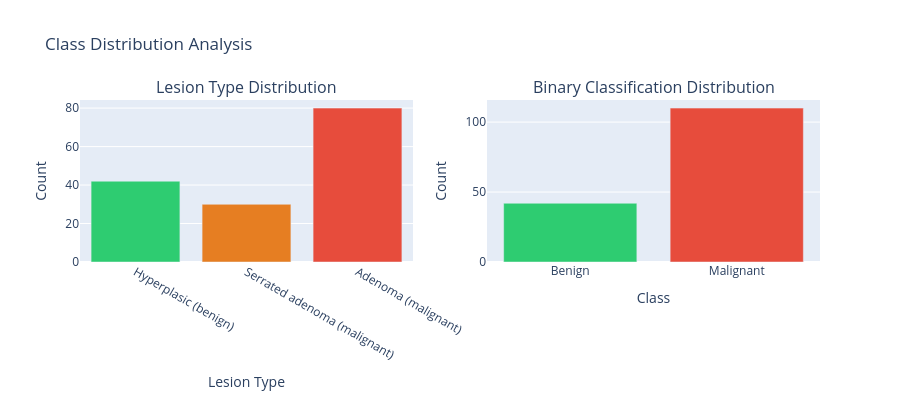

The cell this chart's notebook holds for it:
### Code cell
# Visualize class distribution with Plotly
# Create subplots
fig = make_subplots(
    rows=1,
    cols=2,
    subplot_titles=("Lesion Type Distribution", "Binary Classification Distribution"),
    specs=[[{"type": "bar"}, {"type": "bar"}]],
)

# Plot 1: Lesion types
lesion_labels = {
    1: "Hyperplasic (benign)",
    2: "Serrated adenoma (malignant)",
    3: "Adenoma (malignant)",
}
lesion_counts = pd.Series(lesion_types).value_counts().sort_index()
lesion_names = [lesion_labels[i] for i in lesion_counts.index]
colors_lesion = ["#2ecc71", "#e67e22", "#e74c3c"]

fig.add_trace(
    go.Bar(
        x=lesion_names,
        y=lesion_counts.values,
        marker_color=colors_lesion,
        name="Lesion Type",
    ),
    row=1,
    col=1,
)

# Plot 2: Binary classification
response_labels = {0: "Benign", 1: "Malignant"}
response_counts = df["response"].value_counts().sort_index()
response_names = [response_labels[i] for i in response_counts.index]
colors_binary = ["#2ecc71", "#e74c3c"]

fig.add_trace(
    go.Bar(
        x=response_names,
        y=response_counts.values,
        marker_color=colors_binary,
        name="Binary Class",
    ),
    row=1,
    col=2,
)

# Update layout
fig.update_xaxes(title_text="Lesion Type", row=1, col=1)
fig.update_xaxes(title_text="Class", row=1, col=2)
fig.update_yaxes(title_text="Count", row=1, col=1)
fig.update_yaxes(title_text="Count", row=1, col=2)
fig.update_layout(
    height=400, showlegend=False, title_text="Class Distribution Analysis"
)

fig.show()

### Figure 1 — Plotly figure (JSON) as saved in the notebook; plotly's stock layout.template omitted (floating-point values rounded to 4 significant figures)
{"data": [{"marker": {"color": ["#2ecc71", "#e67e22", "#e74c3c"]}, "name": "Lesion Type", "type": "bar", "x": ["Hyperplasic (benign)", "Serrated adenoma (malignant)", "Adenoma (malignant)"], "xaxis": "x", "y": [42, 30, 80], "yaxis": "y"}, {"marker": {"color": ["#2ecc71", "#e74c3c"]}, "name": "Binary Class", "type": "bar", "x": ["Benign", "Malignant"], "xaxis": "x2", "y": [42, 110], "yaxis": "y2"}], "layout": {"annotations": [{"font": {"size": 16}, "showarrow": false, "text": "Lesion Type Distribution", "x": 0.225, "xanchor": "center", "xref": "paper", "y": 1, "yanchor": "bottom", "yref": "paper"}, {"font": {"size": 16}, "showarrow": false, "text": "Binary Classification Distribution", "x": 0.775, "xanchor": "center", "xref": "paper", "y": 1, "yanchor": "bottom", "yref": "paper"}], "height": 400, "showlegend": false, "title": {"text": "Class Distribution Analysis"}, "xaxis": {"anchor": "y", "domain": [0, 0.45], "title": {"text": "Lesion Type"}}, "xaxis2": {"anchor": "y2", "domain": [0.55, 1], "title": {"text": "Class"}}, "yaxis": {"anchor": "x", "domain": [0, 1], "title": {"text": "Count"}}, "yaxis2": {"anchor": "x2", "domain": [0, 1], "title": {"text": "Count"}}}}
